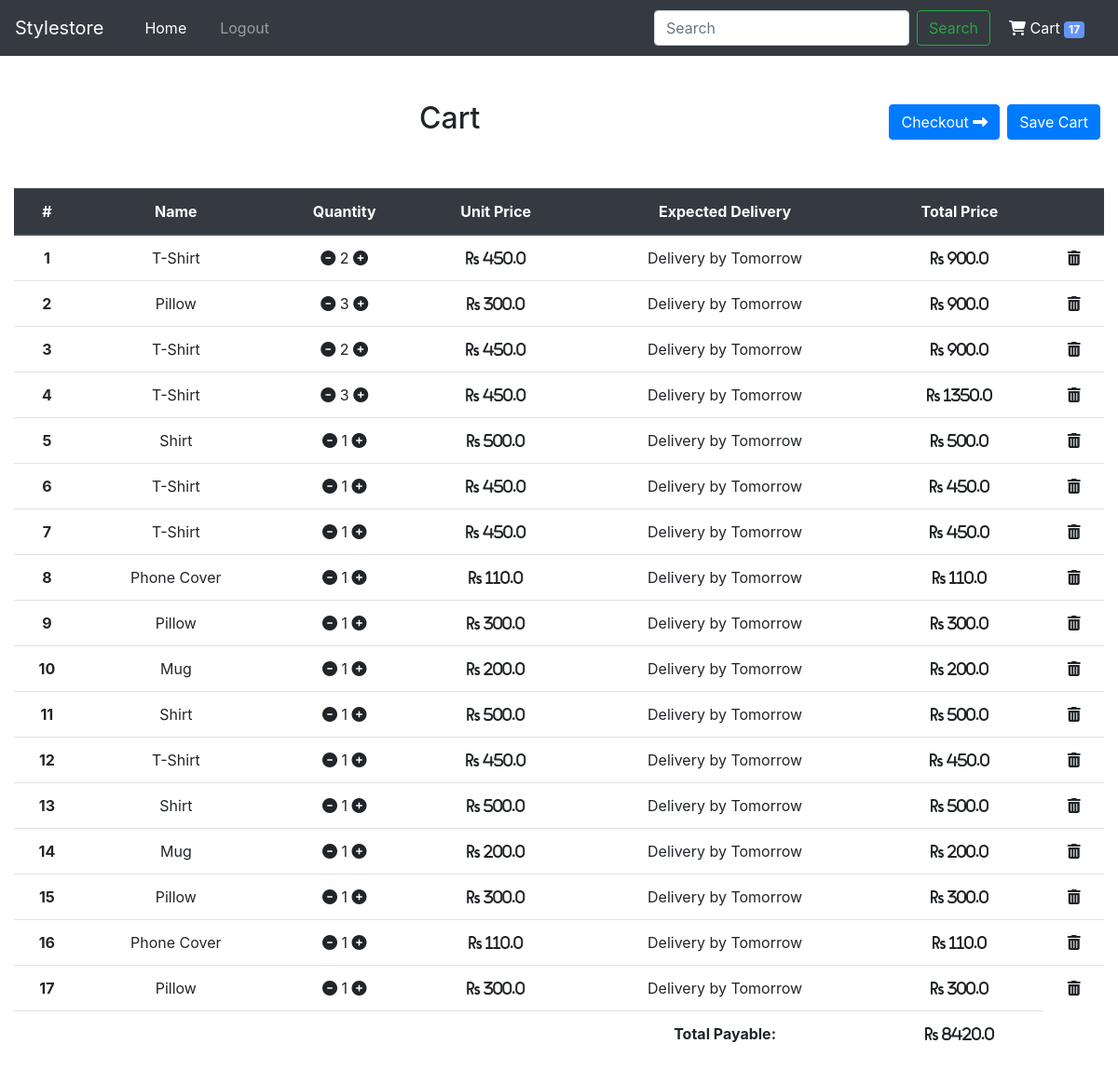
The app's page /cart/ (signed in) with its own data.
### main/models.py (models this page shows, shortened)
class Cart(models.Model):
    user = models.ForeignKey('CustomUser', on_delete=models.CASCADE)
    is_purchased = models.BooleanField()
    order = models.ForeignKey('Order', on_delete=models.CASCADE, null = True, blank = True)
    complete_design = models.ForeignKey('CompleteDesign', on_delete=models.CASCADE)
    template = models.ForeignKey('Templates', on_delete=models.CASCADE)
    styled_template_url = models.URLField()
    quantity = models.IntegerField()
    unit_price = models.FloatField()
    added_at = models.DateTimeField()
    last_updated_at = models.DateTimeField()
    class Meta:
        verbose_name_plural = "cart"

class Templates(models.Model):
    name = models.CharField(max_length=200)
    image = models.CharField(max_length=200)
    unit_price = models.FloatField()
    class Meta:
        verbose_name_plural = "templates"

### main/views.py (the view)
# urls.py: path('cart/', views.cart, name='cart'),
def cart(request):
    context = {
        "error": None
    }
    get_cart = getCart(request)
    if get_cart:
        context = {**context, **get_cart}
        return render(request, 'main/cart.html', context)
    return HttpResponseRedirect('/auth/login/?next=/cart/')

### main/templatetags/custom_template_tags.py (called while the page is built)
@register.simple_tag()
def multiply(qty, unit_price, *args, **kwargs):
    total_price = qty * unit_price
    return total_price

### main/views.py (called while the page is built)
def getCart(request, limit = nav_cart_limit):
    if not request.user.is_authenticated:
        return None
    custom_user = main_models.CustomUser.objects.filter(username = request.user.get_username())
    cart_products = main_models.Cart.objects.filter(user = custom_user[0].id, is_purchased = False)
    total_payable = 0
    for i in cart_products.values():
        total_payable += (i['quantity'] * i['unit_price'])
    context = {
        "cart_products": cart_products,
        "nav_cart_products": cart_products[:limit],
        "total_cart_payable": total_payable
    }
    return context

### templates/main/cart.html (shortened to what this page needs)
{% extends 'base.html' %}
{% load static %}
{% load custom_template_tags %}
{% block content %}
    {% if cart_products %}
    <div class="container-fluid">
        <div class="py-5 text-center">
            <button class="btn btn-primary float-right m-1" onclick="saveCart()">Save Cart</button>
            <a href="{% url 'checkout' %}"><button class="btn btn-primary float-right m-1">Checkout <i class="fas fa-long-arrow-alt-right"></i></button></a>
            <h2>Cart</h2>
        </div>
        <table class="table table-hover text-center">
            <thead class="thead-dark">
                <tr>
                    <th scope="col">#</th>
                    <th scope="col">Name</th>
                    <th scope="col">Quantity</th>
                    <th scope="col">Unit Price</th>
                    <th scope="col">Expected Delivery</th>
                    <th scope="col">Total Price</th>
                    <th scope="col"></th>
                </tr>
            </thead>
            <tbody>
                {% for each_product in cart_products %}
                <tr onmouseover="showProductImg(this)" onmouseout="hideProductImg(this)">
                    <th scope="row">{{forloop.counter}}</th>
                    <td>
                        {{each_product.template.name}}
                    </td>
                    <td>
                        <i class="fas fa-minus-circle decQty" onclick="changeCartQuantity(this, -1)" style="cursor: pointer;"></i>
                        <span class="cartQty">{{each_product.quantity}}</span>
                        <i class="fas fa-plus-circle incQty" onclick="changeCartQuantity(this, 1)" style="cursor: pointer;"></i>
                    </td>
                    <td>
                        <i class="fas fa-rupee-sign unit_price">
                        {{each_product.unit_price}}
                        </i>
                    </td>
                    <td>Delivery by Tomorrow</td>
                    <td>
                        <i class="fas fa-rupee-sign total_price">
                        {% multiply each_product.quantity each_product.unit_price %}
                        </i>
                    </td>
                    <td>
                        <i class="fas fa-trash-alt" onclick="deleteProduct(this)" style="cursor: pointer;"></i>
                    </td>
                </tr>
                {% endfor %}
                <tr>
                    <td colspan="4"></td>
                    <td><strong>Total Payable:</strong></td>
                    <td><i class="fas fa-rupee-sign" id="total_payable"> {{total_cart_payable}}</i></td>
                </tr>
            </tbody>
        </table>
    </div>
    {% else %}
    <div class="container-fluid">
        <div class="py-5 text-center">
            <h2>Cart</h2>
            <h3>Cart is empty</h3>
        </div>
    {% endif %}
{% endblock %}

### static/css/cart.css (style rules this page uses)
*, *:before, *:after { box-sizing: border-box; }
body { font: 14px/22px "Lato", Arial, sans-serif; }

### records on screen
Cart: template.name "T-Shirt", quantity "2", unit_price "450.0", quantity+unit_price "900.0"
Cart: template.name "Pillow", quantity "3", unit_price "300.0", quantity+unit_price "900.0"
Cart: template.name "T-Shirt", quantity "2", unit_price "450.0", quantity+unit_price "900.0"
Cart: template.name "T-Shirt", quantity "3", unit_price "450.0", quantity+unit_price "1350.0"
Cart: template.name "Shirt", quantity "1", unit_price "500.0", quantity+unit_price "500.0"
Cart: template.name "T-Shirt", quantity "1", unit_price "450.0", quantity+unit_price "450.0"
Cart: template.name "T-Shirt", quantity "1", unit_price "450.0", quantity+unit_price "450.0"
Cart: template.name "Phone Cover", quantity "1", unit_price "110.0", quantity+unit_price "110.0"
Cart: template.name "Pillow", quantity "1", unit_price "300.0", quantity+unit_price "300.0"
Cart: template.name "Mug", quantity "1", unit_price "200.0", quantity+unit_price "200.0"
Cart: template.name "Shirt", quantity "1", unit_price "500.0", quantity+unit_price "500.0"
Cart: template.name "T-Shirt", quantity "1", unit_price "450.0", quantity+unit_price "450.0"
Cart: template.name "Shirt", quantity "1", unit_price "500.0", quantity+unit_price "500.0"
Cart: template.name "Mug", quantity "1", unit_price "200.0", quantity+unit_price "200.0"
Cart: template.name "Pillow", quantity "1", unit_price "300.0", quantity+unit_price "300.0"
Cart: template.name "Phone Cover", quantity "1", unit_price "110.0", quantity+unit_price "110.0"
Cart: template.name "Pillow", quantity "1", unit_price "300.0", quantity+unit_price "300.0"

### other values on screen
{{ cart_products|length }} "17"
{{ total_cart_payable }} "8420.0"
